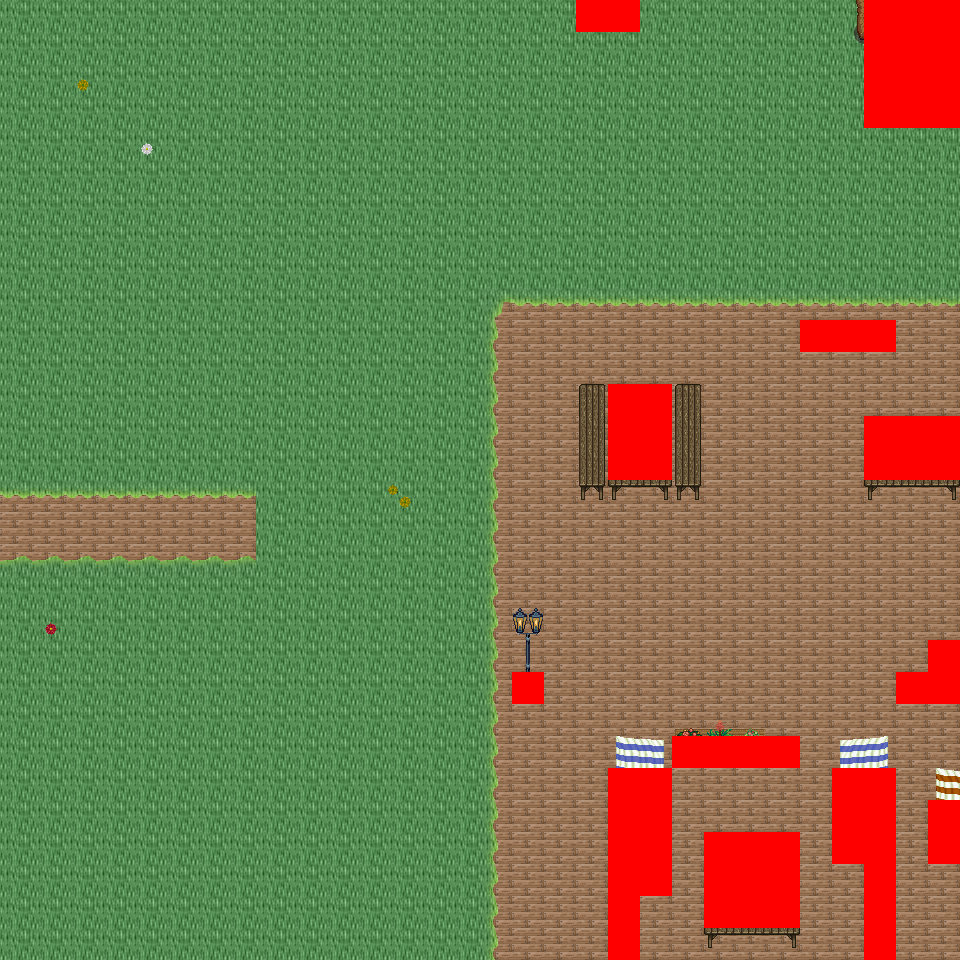

This is a level from a 2D game, rendered from its Tiled map with the project's own tilesets. A one-line summary and the map file follow, with tile-layer data summarised:
An orthogonal 30x30 tile map with 32x32 px tiles, 6 tile layers (Ground, Object, Object2, Above, ...), 54 tilesets and 6 objects (6x mapExit).

<map version="1.0" orientation="orthogonal" renderorder="right-down" width="30" height="30" tilewidth="32" tileheight="32" nextobjectid="7">
  <tileset firstgid="1" name="tileset_logic_collision" tilewidth="32" tileheight="32" tilecount="1" columns="1">
    <image source="../drawable/tileset_logic_collision.png" width="32" height="32" />
  </tileset>
  <tileset firstgid="2" name="tileset_ground_ground" tilewidth="32" tileheight="32" tilecount="33" columns="3">
    <image source="../drawable/tileset_ground_ground.png" width="96" height="352" />
  </tileset>
  <tileset firstgid="35" name="tileset_building_castle" tilewidth="32" tileheight="32" tilecount="320" columns="20">
    <image source="../drawable/tileset_building_castle.png" width="640" height="512" />
  </tileset>
  <tileset firstgid="355" name="tileset_item_weapon_cannon" tilewidth="32" tileheight="32" tilecount="12" columns="3">
    <image source="../drawable/tileset_item_weapon_cannon.png" width="96" height="128" />
  </tileset>
  <tileset firstgid="367" name="tileset_item_pot_barrels_1" tilewidth="32" tileheight="32" tilecount="8" columns="4">
    <image source="../drawable/tileset_item_pot_barrels_1.png" width="128" height="64" />
  </tileset>
  <tileset firstgid="375" name="tileset_building_door_door" tilewidth="32" tileheight="32" tilecount="6" columns="3">
    <image source="../drawable/tileset_building_door_door.png" width="96" height="64" />
  </tileset>
  <tileset firstgid="381" name="tileset_building_door_closed" tilewidth="32" tileheight="32" tilecount="1" columns="1">
    <image source="../drawable/tileset_building_door_closed.png" width="32" height="32" />
  </tileset>
  <tileset firstgid="382" name="tileset_building_window_window_centered" tilewidth="32" tileheight="32" tilecount="1" columns="1">
    <image source="../drawable/tileset_building_window_window_centered.png" width="32" height="32" />
  </tileset>
  <tileset firstgid="383" name="tileset_building_decoration_chimney_big" tilewidth="32" tileheight="32" tilecount="2" columns="1">
    <image source="../drawable/tileset_building_decoration_chimney_big.png" width="32" height="64" />
  </tileset>
  <tileset firstgid="385" name="tileset_ground_grass_edges" tilewidth="32" tileheight="32" tilecount="36" columns="12">
    <image source="../drawable/tileset_ground_grass_edges.png" width="384" height="96" />
  </tileset>
  <tileset firstgid="421" name="tileset_ground_grass_corners" tilewidth="32" tileheight="32" tilecount="24" columns="6">
    <image source="../drawable/tileset_ground_grass_corners.png" width="192" height="128" />
  </tileset>
  <tileset firstgid="445" name="tileset_plant_tree_fall_trees" tilewidth="32" tileheight="32" tilecount="40" columns="8">
    <image source="../drawable/tileset_plant_tree_fall_trees.png" width="256" height="160" />
  </tileset>
  <tileset firstgid="485" name="tileset_plant_tree_locust_tree" tilewidth="32" tileheight="32" tilecount="20" columns="4">
    <image source="../drawable/tileset_plant_tree_locust_tree.png" width="128" height="160" />
  </tileset>
  <tileset firstgid="505" name="tileset_furniture_chair_bench_white" tilewidth="32" tileheight="32" tilecount="8" columns="2">
    <image source="../drawable/tileset_furniture_chair_bench_white.png" width="64" height="128" />
  </tileset>
  <tileset firstgid="513" name="tileset_plant_flower_daisy_blue" tilewidth="32" tileheight="32" tilecount="8" columns="2">
    <image source="../drawable/tileset_plant_flower_daisy_blue.png" width="64" height="128" />
  </tileset>
  <tileset firstgid="521" name="tileset_plant_flower_daisy_red" tilewidth="32" tileheight="32" tilecount="8" columns="2">
    <image source="../drawable/tileset_plant_flower_daisy_red.png" width="64" height="128" />
  </tileset>
  <tileset firstgid="529" name="tileset_plant_flower_daisy_white" tilewidth="32" tileheight="32" tilecount="8" columns="2">
    <image source="../drawable/tileset_plant_flower_daisy_white.png" width="64" height="128" />
  </tileset>
  <tileset firstgid="537" name="tileset_plant_flower_daisy_yellow" tilewidth="32" tileheight="32" tilecount="8" columns="2">
    <image source="../drawable/tileset_plant_flower_daisy_yellow.png" width="64" height="128" />
  </tileset>
  <tileset firstgid="545" name="tileset_plant_flower_flower_bed_1" tilewidth="32" tileheight="32" tilecount="35" columns="7">
    <image source="../drawable/tileset_plant_flower_flower_bed_1.png" width="224" height="160" />
  </tileset>
  <tileset firstgid="580" name="tileset_plant_flower_planted_containers" tilewidth="32" tileheight="32" tilecount="16" columns="4">
    <image source="../drawable/tileset_plant_flower_planted_containers.png" width="128" height="128" />
  </tileset>
  <tileset firstgid="596" name="tileset_item_pot_pot_grey" tilewidth="32" tileheight="32" tilecount="1" columns="1">
    <image source="../drawable/tileset_item_pot_pot_grey.png" width="32" height="32" />
  </tileset>
  <tileset firstgid="597" name="tileset_item_pot_pot_burgundy" tilewidth="32" tileheight="32" tilecount="1" columns="1">
    <image source="../drawable/tileset_item_pot_pot_burgundy.png" width="32" height="32" />
  </tileset>
  <tileset firstgid="598" name="tileset_building_decoration_chimney" tilewidth="32" tileheight="32" tilecount="2" columns="1">
    <image source="../drawable/tileset_building_decoration_chimney.png" width="32" height="64" />
  </tileset>
  <tileset firstgid="600" name="tileset_furniture_light_lamp_blue" tilewidth="32" tileheight="32" tilecount="3" columns="1">
    <image source="../drawable/tileset_furniture_light_lamp_blue.png" width="32" height="96" />
  </tileset>
  <tileset firstgid="603" name="tileset_light_dim_light_7x5" tilewidth="32" tileheight="32" tilecount="35" columns="7">
    <image source="../drawable/tileset_light_dim_light_7x5.png" width="224" height="160" />
  </tileset>
  <tileset firstgid="638" name="tileset_logic_protection" tilewidth="32" tileheight="32" tilecount="2" columns="2">
    <image source="../drawable/tileset_logic_protection.png" width="64" height="32" />
  </tileset>
  <tileset firstgid="640" name="tileset_furniture_table_bazaar_table_1" tilewidth="32" tileheight="32" tilecount="4" columns="2">
    <image source="../drawable/tileset_furniture_table_bazaar_table_1.png" width="64" height="64" />
  </tileset>
  <tileset firstgid="644" name="tileset_furniture_table_bazaar_table_2" tilewidth="32" tileheight="32" tilecount="6" columns="2">
    <image source="../drawable/tileset_furniture_table_bazaar_table_2.png" width="64" height="96" />
  </tileset>
  <tileset firstgid="650" name="tileset_furniture_table_bazaar_table_3" tilewidth="32" tileheight="32" tilecount="6" columns="2">
    <image source="../drawable/tileset_furniture_table_bazaar_table_3.png" width="64" height="96" />
  </tileset>
  <tileset firstgid="656" name="tileset_furniture_table_bazaar_table_4" tilewidth="32" tileheight="32" tilecount="6" columns="2">
    <image source="../drawable/tileset_furniture_table_bazaar_table_4.png" width="64" height="96" />
  </tileset>
  <tileset firstgid="662" name="tileset_furniture_table_bazaar_table_5" tilewidth="32" tileheight="32" tilecount="6" columns="2">
    <image source="../drawable/tileset_furniture_table_bazaar_table_5.png" width="64" height="96" />
  </tileset>
  <tileset firstgid="668" name="tileset_furniture_table_flowers_on_bench2" tilewidth="32" tileheight="32" tilecount="6" columns="3">
    <image source="../drawable/tileset_furniture_table_flowers_on_bench2.png" width="96" height="64" />
  </tileset>
  <tileset firstgid="674" name="tileset_furniture_table_flowers_on_benches" tilewidth="32" tileheight="32" tilecount="10" columns="2">
    <image source="../drawable/tileset_furniture_table_flowers_on_benches.png" width="64" height="160" />
  </tileset>
  <tileset firstgid="684" name="tileset_furniture_table_vendors_table" tilewidth="32" tileheight="32" tilecount="35" columns="7">
    <image source="../drawable/tileset_furniture_table_vendors_table.png" width="224" height="160" />
  </tileset>
  <tileset firstgid="719" name="tileset_item_drink_bottles_and_cups" tilewidth="32" tileheight="32" tilecount="16" columns="4">
    <image source="../drawable/tileset_item_drink_bottles_and_cups.png" width="128" height="128" />
  </tileset>
  <tileset firstgid="735" name="tileset_item_drink_beers_and_flasks" tilewidth="32" tileheight="32" tilecount="12" columns="4">
    <image source="../drawable/tileset_item_drink_beers_and_flasks.png" width="128" height="96" />
  </tileset>
  <tileset firstgid="747" name="tileset_item_drink_casks" tilewidth="32" tileheight="32" tilecount="4" columns="2">
    <image source="../drawable/tileset_item_drink_casks.png" width="64" height="64" />
  </tileset>
  <tileset firstgid="751" name="tileset_item_food_meals_1" tilewidth="32" tileheight="32" tilecount="2" columns="2">
    <image source="../drawable/tileset_item_food_meals_1.png" width="64" height="32" />
  </tileset>
  <tileset firstgid="753" name="tileset_item_food_rustic_meals" tilewidth="32" tileheight="32" tilecount="2" columns="2">
    <image source="../drawable/tileset_item_food_rustic_meals.png" width="64" height="32" />
  </tileset>
  <tileset firstgid="755" name="tileset_item_household_food_preparation_2" tilewidth="32" tileheight="32" tilecount="4" columns="2">
    <image source="../drawable/tileset_item_household_food_preparation_2.png" width="64" height="64" />
  </tileset>
  <tileset firstgid="759" name="tileset_item_pot_barrels_2" tilewidth="32" tileheight="32" tilecount="8" columns="4">
    <image source="../drawable/tileset_item_pot_barrels_2.png" width="128" height="64" />
  </tileset>
  <tileset firstgid="767" name="tileset_item_drink_olive_oil_vinegar" tilewidth="32" tileheight="32" tilecount="4" columns="2">
    <image source="../drawable/tileset_item_drink_olive_oil_vinegar.png" width="64" height="64" />
  </tileset>
  <tileset firstgid="771" name="tileset_ground_ground_3" tilewidth="32" tileheight="32" tilecount="5" columns="5">
    <image source="../drawable/tileset_ground_ground_3.png" width="160" height="32" />
  </tileset>
  <tileset firstgid="776" name="tileset_building_decoration_banner" tilewidth="32" tileheight="32" tilecount="12" columns="1">
    <image source="../drawable/tileset_building_decoration_banner.png" width="32" height="384" />
  </tileset>
  <tileset firstgid="788" name="tileset_building_cottage" tilewidth="32" tileheight="32" tilecount="256" columns="16">
    <image source="../drawable/tileset_building_cottage.png" width="512" height="512" />
  </tileset>
  <tileset firstgid="1044" name="tileset_building_roof_thatched_roof" tilewidth="32" tileheight="32" tilecount="256" columns="16">
    <image source="../drawable/tileset_building_roof_thatched_roof.png" width="512" height="512" />
  </tileset>
  <tileset firstgid="1300" name="tileset_building_door_doors" tilewidth="32" tileheight="32" tilecount="256" columns="16">
    <image source="../drawable/tileset_building_door_doors.png" width="512" height="512" />
  </tileset>
  <tileset firstgid="1556" name="tileset_building_window_windows" tilewidth="32" tileheight="32" tilecount="256" columns="16">
    <image source="../drawable/tileset_building_window_windows.png" width="512" height="512" />
  </tileset>
  <tileset firstgid="1812" name="tileset_logic_portal" tilewidth="32" tileheight="32" tilecount="24" columns="8">
    <image source="../drawable/tileset_logic_portal.png" width="256" height="96" />
  </tileset>
  <tileset firstgid="1836" name="tileset_plant_bush_leafy" tilewidth="32" tileheight="32" tilecount="48" columns="8">
    <image source="../drawable/tileset_plant_bush_leafy.png" width="256" height="192" />
  </tileset>
  <tileset firstgid="1884" name="tileset_plant_bushes_and_trees" tilewidth="32" tileheight="32" tilecount="144" columns="16">
    <image source="../drawable/tileset_plant_bushes_and_trees.png" width="512" height="289" />
  </tileset>
  <tileset firstgid="2028" name="tileset_plant_bush_berried" tilewidth="32" tileheight="32" tilecount="60" columns="5">
    <image source="../drawable/tileset_plant_bush_berried.png" width="160" height="384" />
  </tileset>
  <tileset firstgid="2088" name="tileset_plant_bush_fern" tilewidth="32" tileheight="32" tilecount="32" columns="8">
    <image source="../drawable/tileset_plant_bush_fern.png" width="256" height="128" />
  </tileset>
  <tileset firstgid="2120" name="tileset_plant_bush_bush_pinks" tilewidth="32" tileheight="32" tilecount="4" columns="2">
    <image source="../drawable/tileset_plant_bush_bush_pinks.png" width="64" height="64" />
  </tileset>
  <layer name="Ground" width="30" height="30">
    <data>[900 cells, 900 non-empty, 5 distinct tile ids]</data>
  </layer>
  <layer name="Object" width="30" height="30">
    <data>[900 cells, 127 non-empty, 56 distinct tile ids]</data>
  </layer>
  <layer name="Object2" width="30" height="30">
    <data>[900 cells, 24 non-empty, 21 distinct tile ids]</data>
  </layer>
  <layer name="Above" width="30" height="30">
    <data>[900 cells, 18 non-empty, 16 distinct tile ids]</data>
  </layer>
  <layer name="Above2" width="30" height="30">
    <data>[900 cells, 0 non-empty, 0 distinct tile ids]</data>
  </layer>
  <layer name="Walkable" width="30" height="30">
    <data>[900 cells, 67 non-empty, 1 distinct tile ids]</data>
  </layer>
  <objectgroup name="MapEvents">
    <object id="1" name="north" type="mapExit" x="0" y="0" width="576" height="32">
      <properties>
        <property name="map" value="level_0_x38_y44" />
        <property name="x" value="0" />
        <property name="y" value="28" />
      </properties>
    </object>
    <object id="2" name="north2" type="mapExit" x="640" y="0" width="224" height="32">
      <properties>
        <property name="map" value="level_0_x38_y44" />
        <property name="x" value="20" />
        <property name="y" value="28" />
      </properties>
    </object>
    <object id="3" name="south" type="mapExit" x="0" y="928" width="608" height="32">
      <properties>
        <property name="map" value="level_0_x38_y46" />
        <property name="x" value="0" />
        <property name="y" value="1" />
      </properties>
    </object>
    <object id="4" name="south2" type="mapExit" x="640" y="928" width="224" height="32">
      <properties>
        <property name="map" value="level_0_x38_y46" />
        <property name="x" value="20" />
        <property name="y" value="1" />
      </properties>
    </object>
    <object id="5" name="south3" type="mapExit" x="896" y="928" width="64" height="32">
      <properties>
        <property name="map" value="level_0_x38_y46" />
        <property name="x" value="28" />
        <property name="y" value="1" />
      </properties>
    </object>
    <object id="6" name="west" type="mapExit" x="0" y="0" width="32" height="960">
      <properties>
        <property name="map" value="level_0_x37_y45" />
        <property name="x" value="28" />
        <property name="y" value="0" />
      </properties>
    </object>
  </objectgroup>
</map>
